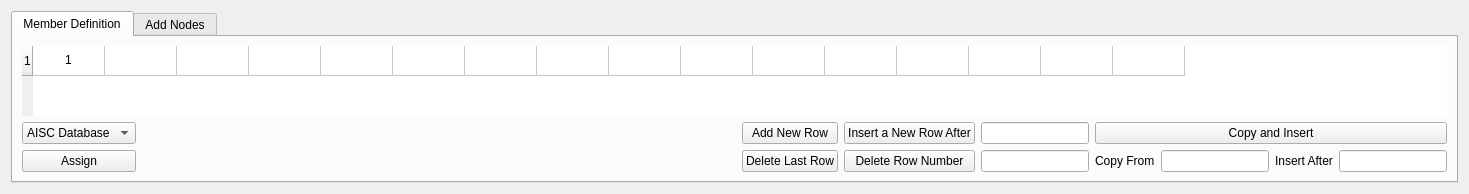
      <widget class="QWidget" name="Members_tab">
       <attribute name="title">
        <string>Members</string>
       </attribute>
       <layout class="QVBoxLayout" name="verticalLayout_2">
        <item>
         <widget class="QTabWidget" name="tabWidget_3">
          <property name="currentIndex">
           <number>0</number>
          </property>
          <widget class="QWidget" name="Member_Def">
           <attribute name="title">
            <string>Member Definition</string>
           </attribute>
           <layout class="QVBoxLayout" name="verticalLayout_4">
            <item>
             <widget class="QTableWidget" name="MemberTable">
              <property name="layoutDirection">
               <enum>Qt::LeftToRight</enum>
              </property>
              <property name="autoFillBackground">
               <bool>true</bool>
              </property>
              <property name="inputMethodHints">
               <set>Qt::ImhNone</set>
              </property>
              <property name="frameShape">
               <enum>QFrame::NoFrame</enum>
              </property>
              <property name="frameShadow">
               <enum>QFrame::Raised</enum>
              </property>
              <property name="lineWidth">
               <number>3</number>
              </property>
              <property name="midLineWidth">
               <number>13</number>
              </property>
              <property name="sizeAdjustPolicy">
               <enum>QAbstractScrollArea::AdjustToContents</enum>
              </property>
              <property name="autoScroll">
               <bool>true</bool>
              </property>
              <property name="editTriggers">
               <set>QAbstractItemView::AllEditTriggers</set>
              </property>
              <property name="dragEnabled">
               <bool>true</bool>
              </property>
              <property name="dragDropMode">
               <enum>QAbstractItemView::DragDrop</enum>
              </property>
              <property name="alternatingRowColors">
               <bool>true</bool>
              </property>
              <property name="selectionMode">
               <enum>QAbstractItemView::ExtendedSelection</enum>
              </property>
              <property name="showGrid">
               <bool>true</bool>
              </property>
              <property name="gridStyle">
               <enum>Qt::SolidLine</enum>
              </property>
              <property name="cornerButtonEnabled">
               <bool>true</bool>
              </property>
              <attribute name="horizontalHeaderVisible">
               <bool>false</bool>
              </attribute>
              <attribute name="horizontalHeaderCascadingSectionResizes">
               <bool>false</bool>
              </attribute>
              <attribute name="horizontalHeaderDefaultSectionSize">
               <number>72</number>
              </attribute>
              <attribute name="horizontalHeaderShowSortIndicator" stdset="0">
               <bool>false</bool>
              </attribute>
              <attribute name="horizontalHeaderStretchLastSection">
               <bool>false</bool>
              </attribute>
              <attribute name="verticalHeaderShowSortIndicator" stdset="0">
               <bool>false</bool>
              </attribute>
              <attribute name="verticalHeaderStretchLastSection">
               <bool>false</bool>
              </attribute>
              <row>
               <property name="text">
                <string>1</string>
               </property>
              </row>
              <column>
               <property name="text">
                <string>Member #</string>
               </property>
               <property name="font">
                <font>
                 <weight>75</weight>
                 <bold>true</bold>
                </font>
               </property>
              </column>
              <column>
               <property name="text">
                <string>i</string>
               </property>
               <property name="font">
                <font>
                 <weight>75</weight>
                 <bold>true</bold>
                </font>
               </property>
              </column>
              <column>
               <property name="text">
                <string>j</string>
               </property>
               <property name="font">
                <font>
                 <weight>75</weight>
                 <bold>true</bold>
                </font>
               </property>
              </column>
              <column>
               <property name="text">
                <string>Design Axis</string>
               </property>
               <property name="font">
                <font>
                 <weight>75</weight>
                 <bold>true</bold>
                </font>
               </property>
              </column>
              <column>
               <property name="text">
                <string>bf1_i</string>
               </property>
               <property name="font">
                <font>
                 <weight>75</weight>
                 <bold>true</bold>
                </font>
               </property>
              </column>
              <column>
               <property name="text">
                <string>tf1_i</string>
               </property>
               <property name="font">
                <font>
                 <weight>75</weight>
                 <bold>true</bold>
                </font>
               </property>
              </column>
              <column>
               <property name="text">
                <string>bf2_i</string>
               </property>
               <property name="font">
                <font>
                 <weight>75</weight>
                 <bold>true</bold>
                </font>
               </property>
              </column>
              <column>
               <property name="text">
                <string>tf2_i</string>
               </property>
               <property name="font">
                <font>
                 <weight>75</weight>
                 <bold>true</bold>
                </font>
               </property>
              </column>
              <column>
               <property name="text">
                <string>bf1_j</string>
               </property>
               <property name="font">
                <font>
                 <weight>75</weight>
                 <bold>true</bold>
                </font>
               </property>
              </column>
              <column>
               <property name="text">
                <string>tf1_j</string>
               </property>
               <property name="font">
                <font>
                 <weight>75</weight>
                 <bold>true</bold>
                </font>
               </property>
              </column>
              <column>
               <property name="text">
                <string>bf2_j</string>
               </property>
               <property name="font">
                <font>
                 <weight>75</weight>
                 <bold>true</bold>
                </font>
               </property>
              </column>
              <column>
               <property name="text">
                <string>tf2_j</string>
               </property>
               <property name="font">
                <font>
                 <weight>75</weight>
                 <bold>true</bold>
                </font>
               </property>
              </column>
              <column>
               <property name="text">
                <string>dw_i</string>
               </property>
               <property name="font">
                <font>
                 <weight>75</weight>
                 <bold>true</bold>
                </font>
               </property>
              </column>
              <column>
               <property name="text">
                <string>tw_i</string>
               </property>
               <property name="font">
                <font>
                 <weight>75</weight>
                 <bold>true</bold>
                </font>
               </property>
              </column>
              <column>
               <property name="text">
                <string>dw_j</string>
               </property>
               <property name="font">
                <font>
                 <weight>75</weight>
                 <bold>true</bold>
                </font>
               </property>
              </column>
              <column>
               <property name="text">
                <string>tw_j</string>
               </property>
               <property name="font">
                <font>
                 <weight>75</weight>
                 <bold>true</bold>
                </font>
               </property>
              </column>
              <item row="0" column="0">
               <property name="text">
                <string extracomment="Enter Node Number">1</string>
               </property>
               <property name="textAlignment">
                <set>AlignCenter</set>
               </property>
               <property name="background">
                <brush brushstyle="NoBrush">
                 <color alpha="255">
                  <red>0</red>
                  <green>0</green>
                  <blue>0</blue>
                 </color>
                </brush>
               </property>
              </item>
             </widget>
            </item>
            <item>
             <layout class="QHBoxLayout" name="horizontalLayout_3">
              <item>
               <layout class="QGridLayout" name="gridLayout_3">
                <item row="1" column="0">
                 <widget class="QComboBox" name="AISC_database_button">
                  <property name="minimumSize">
                   <size>
                    <width>111</width>
                    <height>0</height>
                   </size>
                  </property>
                  <item>
                   <property name="text">
                    <string>AISC Database</string>
                   </property>
                  </item>
                 </widget>
                </item>
                <item row="2" column="0">
                 <widget class="QPushButton" name="AISC_assign_button">
                  <property name="text">
                   <string>Assign</string>
                  </property>
                 </widget>
                </item>
               </layout>
              </item>
              <item>
               <spacer name="horizontalSpacer_2">
                <property name="orientation">
                 <enum>Qt::Horizontal</enum>
                </property>
                <property name="sizeType">
                 <enum>QSizePolicy::Expanding</enum>
                </property>
                <property name="sizeHint" stdset="0">
                 <size>
                  <width>600</width>
                  <height>20</height>
                 </size>
                </property>
               </spacer>
              </item>
              <item>
               <layout class="QGridLayout" name="gridLayout_4">
                <item row="1" column="1">
                 <widget class="QPushButton" name="Mem_def_delete">
                  <property name="text">
                   <string>Delete Last Row</string>
                  </property>
                 </widget>
                </item>
                <item row="0" column="1">
                 <widget class="QPushButton" name="Mem_def_add">
                  <property name="text">
                   <string>Add New Row</string>
                  </property>
                 </widget>
                </item>
                <item row="1" column="6">
                 <widget class="QLabel" name="Insert_after_label">
                  <property name="text">
                   <string>Insert After</string>
                  </property>
                 </widget>
                </item>
                <item row="1" column="7">
                 <widget class="QLineEdit" name="Insert_after_number_mem_def"/>
                </item>
                <item row="1" column="5">
                 <widget class="QLineEdit" name="Copy_from_number_mem_def"/>
                </item>
                <item row="1" column="2">
                 <widget class="QPushButton" name="Delete_row_mem_def_button">
                  <property name="text">
                   <string>Delete Row Number</string>
                  </property>
                 </widget>
                </item>
                <item row="1" column="4">
                 <widget class="QLabel" name="Copy_from_label">
                  <property name="text">
                   <string>Copy From</string>
                  </property>
                 </widget>
                </item>
                <item row="0" column="3">
                 <widget class="QLineEdit" name="Insert_row_number_mem_def"/>
                </item>
                <item row="0" column="2">
                 <widget class="QPushButton" name="Insert_row_mem_def_button">
                  <property name="text">
                   <string>Insert a New Row After</string>
                  </property>
                 </widget>
                </item>
                <item row="0" column="4" colspan="4">
                 <widget class="QPushButton" name="Copy_mem_def_button">
                  <property name="text">
                   <string>Copy and Insert</string>
                  </property>
                 </widget>
                </item>
                <item row="1" column="3">
                 <widget class="QLineEdit" name="Delete_row_number_mem_def"/>
                </item>
               </layout>
              </item>
             </layout>
            </item>
           </layout>
          </widget>
          <widget class="QWidget" name="Add_Nodes">
           <attribute name="title">
            <string>Add Nodes</string>
           </attribute>
          </widget>
         </widget>
        </item>
       </layout>
      </widget>
